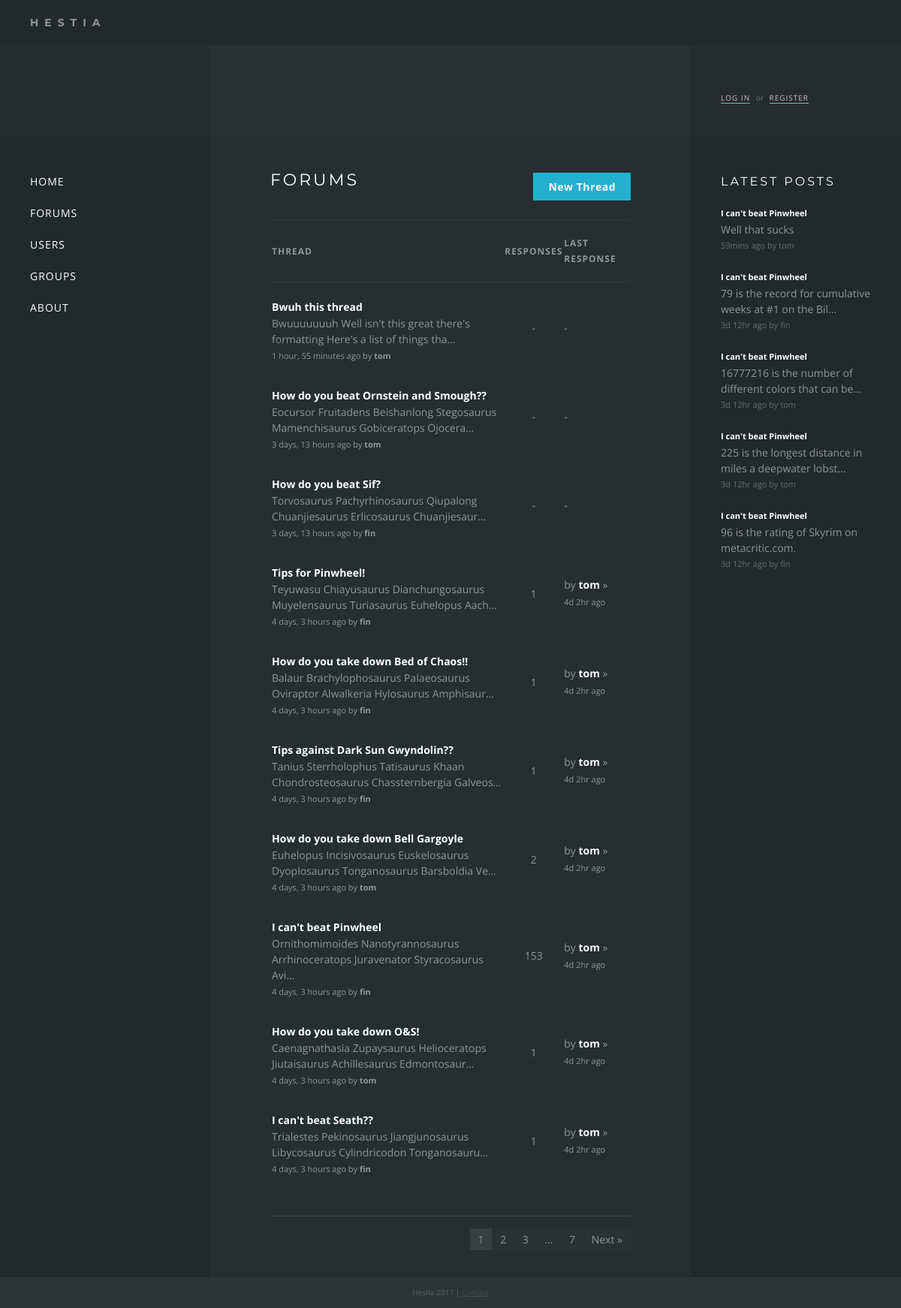
Page /forums/ on the committed database.
### forums/models.py (models this page shows, shortened)
class Response(models.Model):
    thread = models.ForeignKey(Thread, on_delete=models.CASCADE)
    poster = models.ForeignKey(settings.AUTH_USER_MODEL)
    message = models.CharField(max_length=200)
    posted = models.DateTimeField('date posted')

class Thread(models.Model):
    title = models.CharField(max_length=200)
    message = models.CharField(max_length=200)
    posted = models.DateTimeField('date posted')
    poster = models.ForeignKey(settings.AUTH_USER_MODEL, null=True)
    def was_posted_recently(self):
    	now = timezone.now()
    	return now - datetime.timedelta(days=1) <= self.posted <= now
    was_posted_recently.posted  = True
    was_posted_recently.boolean = True
    was_posted_recently.short_description = 'Published recently?'

### forums/views.py (the view)
def index(request):
    sql = '''
        SELECT t.*,
           r.num_responses,
           tu.username AS thread_poster,
           ru.username AS response_poster,
           CASE
               WHEN r.posted IS NULL THEN t.posted
               ELSE r.posted
           END AS last_touch
        FROM forums_thread t
        LEFT JOIN
          (SELECT r.*,
                  COUNT(*) AS num_responses
           FROM forums_response r
           GROUP BY thread_id
           ORDER BY posted DESC) r ON t.id = thread_id
        LEFT JOIN
          (SELECT username,
                  id
           FROM auth_user) tu ON tu.id = t.poster_id
        LEFT JOIN
          (SELECT username,
                  id
           FROM auth_user) ru ON ru.id = r.poster_id
        ORDER BY last_touch DESC'''
    with connection.cursor() as cursor:
        cursor.execute(sql)
        threads = dictfetchall(cursor)
    for thread in threads:
        try:
            thread['last_touch'] = datetime.strptime(thread['last_touch'], '%Y-%m-%d %H:%M:%S.%f')
        except ValueError:
            thread['last_touch'] = datetime.strptime(thread['last_touch'], '%Y-%m-%d %H:%M:%S')
    threads_all = threads
    paginator = Paginator(threads_all, 10)
    page = request.GET.get('page')
    try:
        threads = paginator.page(page)
    except PageNotAnInteger:
        threads = paginator.page(1)
    except EmptyPage:
        threads = paginator.page(paginator.num_pages)
    form = ResponseForm()
    page_numbers = range(1, paginator.num_pages + 1)
    return render(request, 'forums/index.html', {'threads':threads, 'page_numbers':page_numbers})

### forums/views.py (called while the page is built)
def dictfetchall(cursor):
    desc = cursor.description
    return [
        dict(zip([col[0] for col in desc], row))
        for row in cursor.fetchall()
    ]

### forums/templates/forums/index.html (shortened to what this page needs)
{% extends "base.html" %}
{% load timesinceshort %}
{% block content %}
    <h1>{% block title %}Forums{% endblock %}</h1>
    <a href="/forums/new" class="button button-primary new">New Thread</a>
    {% if threads %}
    <table class="threads">
        <thead>
            <tr>
                <td>Thread</td>
                <td>Responses</td>
                <td>Last Response</td>
            </tr>
        </thead>
        <tbody>
            {% for thread in threads %}
            <tr>
                <td class="thread">
                    <a href="/forums/{{ thread.id }}/">
                        <div class="title">{{ thread.title }}</div><br>
                        <div class="preview">{{ thread.message|striptags|truncatechars:80 }}</div><br>
                        <div class="posted">{{ thread.posted|timesince }} ago by <b>{{ thread.thread_poster }}</b></div><br>
                    </a>
                </td>
                <td class="responses"><a href="/forums/{{ thread.id }}/">{{ thread.num_responses|default:'-' }}</a></td>
                <td class="last-reply">
                    {% if thread.response_poster %}
                        <a href="/forums/{{ thread.id }}/#bottom">by <b>{{ thread.response_poster }}</b> &raquo;<br /><span class="text-small">{{ thread.last_touch|timesinceshort }} ago</span></a>
                    {% else %}
                        -
                    {% endif %}
                </td>
            </tr>
            {% endfor %}
        </tbody>
    </table>
    {% else %}
        <p>No threads</p>
    {% endif %}
    <div class="pagination">
        <span class="step-links">
            {% if threads.paginator.num_pages > 6 %}
                {% if threads.number < 3 %}
                    <a href="?page=1" class="{% if threads.number == 1 %}active{% endif %}">1</a>
                    <a href="?page=2" class="{% if threads.number == 2 %}active{% endif %}">2</a>
                    <a href="?page=3" class="{% if threads.number == 3 %}active{% endif %}">3</a>
                    <a href="">&hellip;</a>
                    <a href="?page={{ threads.paginator.num_pages }}">{{ threads.paginator.num_pages }}</a>
                {% endif %}
            {% else %}
                {% if threads.paginator.num_pages > 1 %}
                    {% for page in page_numbers %}
                        <a href="?page={{ page }}" class="{% if page == threads.number %}active{% endif %}">{{ page }}</a>
                    {% endfor %}
                {% endif %}
            {% endif %}
            {% if threads.has_next %}
                <a href="?page={{ threads.next_page_number }}">Next &raquo;</a>
            {% endif %}
        </span>
    </div>
{% endblock %}

### templates/base.html (shortened to what this page needs)
{% load static %}
{% load timesinceshort %}
<!DOCTYPE html>
<html>
<head>
	<link rel="stylesheet" type="text/css" href="{% static 'forums/style.css' %}" />
</head>
<body>
<div class="wrapper">
	<div class="header"><div class="title">Hestia</div></div>
	<div class="hero">
		<div class="box sidebar">
		</div>
		<div class="box content">
		</div>
		<div class="box sidebar auth">
		{% if user.is_authenticated %}
			<div class="name">Hello, <a href="/users/profile/{{ user.username }}">{{ user.username }}</a></div>
			<a href="/users/logout">Log out</a>
		{% else %}
			<a href="/users/login">Log in</a> <span>or</span> <a href="/users/register">Register</a>
		{% endif %}
		</div>
	</div>
	<div class="main">
		<div class="box sidebar">
			<nav>
			<ul>
			<li><a href="/">Home</a></li>
			<li><a href="/forums">Forums</a></li>
			<li><a href="/users">Users</a></li>
			<li><a href="/groups">Groups</a></li>
			<li><a href="/about">About</a></li>
			</ul>
			</nav>
		</div>
		<div class="box content">
			{% block content %}{% endblock %}
		</div>
		<div class="box sidebar">
			<div class="recent-responses">
				<h2>Latest Posts</h2>
				{% for recent_response in request.recent_responses %}
				<div class="response">
					<a href="/forums/{{ recent_response.thread.id }}?page=last#{{ recent_response.id }}">
						<div class="text-small title"><b>{{ recent_response.thread.title }}</b></div><br>
						{{ recent_response.message|striptags|truncatechars:55 }}
						<div class="text-small posted">{{ recent_response.posted|timesinceshort }} ago by {{ recent_response.poster.username }}</div>
					</a>
				</div>
				{% endfor %}
			</div>
		</div>
	</div>
	<div class="footer">Hestia 2017 | <a href="">Contact</a></div>
</div>
</body>
</html>

### forums/static/forums/style.css (style rules this page uses)
* { margin:0; padding:0; }
html, body { height: 100%; }
body { font-family: 'Open Sans', sans-serif; background: #2F3838; color: #909696; font-size: 14px; line-height: 1.5em; }
a { color: #909696; }
h1 { color: #FFF; font-family: 'Montserrat', sans-serif; font-size: 22px; text-transform: uppercase; letter-spacing: 3px; font-weight: normal; margin-bottom: 40px; }
h2 { color: #FFF; font-family: 'Montserrat', sans-serif; font-size: 16px; text-transform: uppercase; letter-spacing: 3px; font-weight: normal; margin-bottom: 20px; margin-top: 40px; }
li { list-style-type: none; line-height: 1.7em; }
.text-small { font-size: 11px; }
.wrapper { display: table; width: 100%; }
.header { font-family: 'Montserrat', sans-serif; display: table-row; height: 1px; background: #23282A; }
.header .title { padding: 20px; padding-left: 40px; text-transform: uppercase; letter-spacing: 8px; font-weight: bold; }
.main { height: 100%; min-height: 900px; display: table; width: 100%; background: #262E30; }
.main .sidebar { width: 200px; background: #22292B; }
.hero { height: 120px; display: table; width: 100%; background: #2B3133; }
.hero .sidebar { width: 200px; background: rgba(34, 41, 43, 0.5); }
.box { display: table-cell; padding: 40px; }
.content { padding: 40px 80px; }
nav li { font-size: 14px; list-style-type: none; line-height: 3em; text-transform: uppercase; letter-spacing: 1px; }
nav li a { text-decoration: none; color: #FFF; padding: 1px 0; }
.auth { vertical-align: bottom; font-size: 10px; }
.auth span { opacity: 0.7; padding: 0 5px; }
.auth > a { text-decoration: none; text-transform: uppercase; color: #FFF; border-bottom: 1px solid #8CFEE6; letter-spacing: 1px; opacity: 0.7; }
.pagination .step-links a { background: #2B3133; padding: 5px 11px; text-decoration: none; margin-left: -4px; }
.pagination .step-links a.active { background: rgba(144, 150, 150, 0.17) }
.button-primary { background: #22afd0; padding: 8px 20px; border: 0; color: #FFF; font-weight: bold; letter-spacing: 0.5px; margin-top: 20px; display: inline-block; margin: 20px 0; }
a.button { text-decoration: none; }
.recent-responses h2 { margin-top: 0; }
.recent-responses .response { margin-bottom: 20px; word-break: break-word; }
.recent-responses a { text-decoration: none; }
.recent-responses a .title { display: inline-block; border-bottom: 1px solid transparent; }
.recent-responses .posted { opacity: 0.6; }
.recent-responses .text-small b { color: #FFF; }
.button-primary.new { float: right; margin-top: -60px; }
table.threads { width: 100%; margin-top: 20px; }
table.threads td div { display: inline-block; }
td.last-reply { width: 120px; }
td.last-reply a, td.responses a { text-decoration: none; }
td.last-reply b { color: #FFF; }
td.last-reply a b { display: inline-block; border-bottom: 1px solid transparent; }
td.responses { text-align: center; }
table.threads thead td:nth-child(1) { width: 650px; }
table.threads thead td:nth-child(2) { text-align: center; }
table.threads thead td { text-transform: uppercase; font-size: 12px; font-weight: bold; letter-spacing: 1px; }
table.threads thead td { border-bottom: 1px solid rgba(144, 150, 150, 0.12); border-top: 1px solid rgba(144, 150, 150, 0.12); padding: 20px 0; }
table.threads thead { padding: 20px 0; }
table.threads td { padding: 10px 0; }
table.threads td:first-child { padding-top: 20px; }
table.threads .title { color: #FFF; font-weight: bold; border-bottom: 1px solid transparent; }
table.threads .posted { font-size: 11px; }
.pagination { border-top: 1px solid rgb(58, 71, 74); margin-top: 40px; padding-top: 20px; text-align: right; }
.footer { display: table; height: 1px; background: #22292B; color: #444; width: 100%; text-align: center; color: #FFF; opacity: 0.2; font-size: 10px; padding: 10px 0; }

### rows in the picture
Response: thread "I can't beat Pinwheel", message "Well that sucks", posted "59mins", poster.username "tom"
Response: thread "I can't beat Pinwheel", message "79 is the record for cumulative weeks at #1 on the Bil…", posted "3d 12hr", poster.username "fin"
Response: thread "I can't beat Pinwheel", message "16777216 is the number of different colors that can be…", posted "3d 12hr", poster.username "tom"
Response: thread "I can't beat Pinwheel", message "225 is the longest distance in miles a deepwater lobst…", posted "3d 12hr", poster.username "tom"
Response: thread "I can't beat Pinwheel", message "96 is the rating of Skyrim on metacritic.com.", posted "3d 12hr", poster.username "fin"

### other values in the picture
{{ thread.title }} "Bwuh this thread" "How do you beat Ornstein and Smough??" "How do you beat Sif?" "Tips for Pinwheel!" "How do you take down Bed of Chaos!!" "Tips against Dark Sun Gwyndolin??"
{{ thread.message|striptags|truncatechars:80 }} "Bwuuuuuuuh Well isn't this great there's formatting Here's a list of things tha…" "Eocursor Fruitadens Beishanlong Stegosaurus Mamenchisaurus Gobiceratops Ojocera…" "Torvosaurus Pachyrhinosaurus Qiupalong Chuanjiesaurus Erlicosaurus Chuanjiesaur…" "Teyuwasu Chiayusaurus Dianchungosaurus Muyelensaurus Turiasaurus Euhelopus Aach…" "Balaur Brachylophosaurus Palaeosaurus Oviraptor Alwalkeria Hylosaurus Amphisaur…" "Tanius Sterrholophus Tatisaurus Khaan Chondrosteosaurus Chassternbergia Galveos…"
{{ thread.posted|timesince }} "1 hour, 55 minutes" "3 days, 13 hours" "3 days, 13 hours" "4 days, 3 hours" "4 days, 3 hours" "4 days, 3 hours"
{{ thread.thread_poster }} "tom" "tom" "fin" "fin" "fin" "fin"
{{ thread.num_responses|default:'-' }} "-" "-" "-" "1" "1" "1"
{{ thread.response_poster }} "tom" "tom" "tom"
{{ thread.last_touch|timesinceshort }} "4d 2hr" "4d 2hr" "4d 2hr"
{{ thread.title }} "How do you take down Bell Gargoyle" "I can't beat Pinwheel"
{{ thread.message|striptags|truncatechars:80 }} "Euhelopus Incisivosaurus Euskelosaurus Dyoplosaurus Tonganosaurus Barsboldia Ve…" "Ornithomimoides Nanotyrannosaurus Arrhinoceratops Juravenator Styracosaurus Avi…"
{{ thread.posted|timesince }} "4 days, 3 hours" "4 days, 3 hours"
{{ thread.thread_poster }} "tom" "fin"
{{ thread.num_responses|default:'-' }} "2" "153"
{{ thread.response_poster }} "tom" "tom"
{{ thread.last_touch|timesinceshort }} "4d 2hr" "4d 2hr"
{{ thread.title }} "How do you take down O&S!" "I can't beat Seath??"
